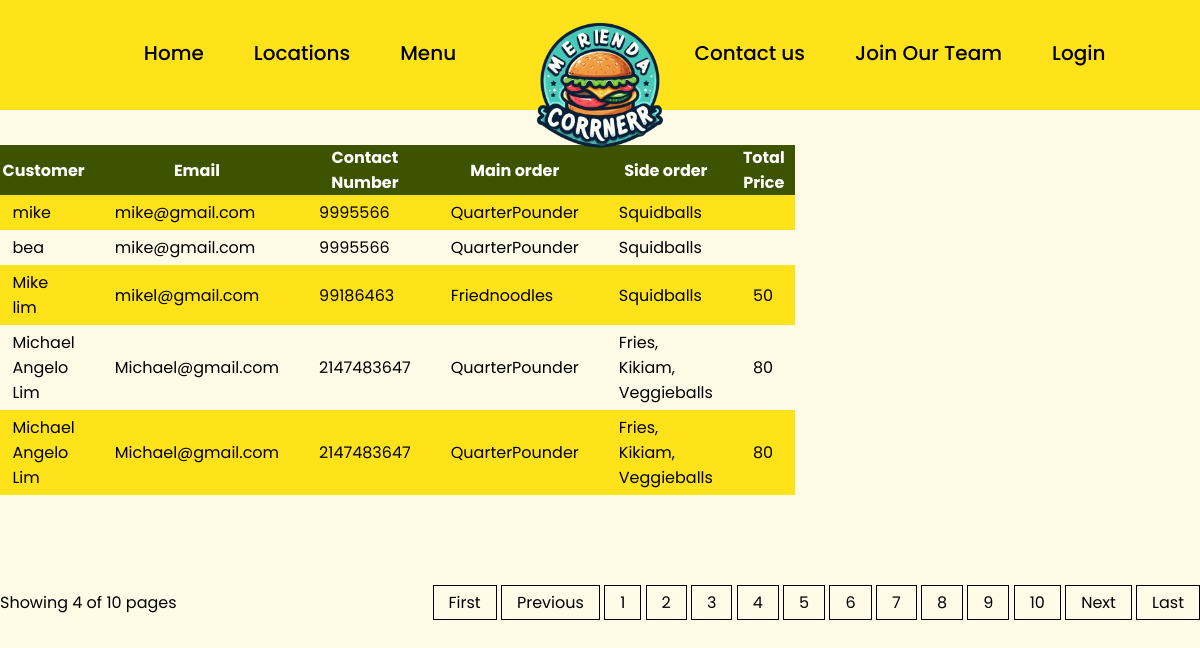
Screenshot of /adminpage/orderData.php?page-nr=4 with the database file from the repository.
### tables this page shows
CREATE TABLE `orders` (
  `order_id` int(11) NOT NULL,
  `cx_name` varchar(255) DEFAULT NULL,
  `cx_email` varchar(255) DEFAULT NULL,
  `contact_number` int(11) DEFAULT NULL,
  `main_menu` varchar(255) DEFAULT NULL,
  `side_menu` varchar(255) DEFAULT NULL,
  `total_price` int(11) DEFAULT NULL
);

### backEnd/showOrders.php (the view, shortened to what this page needs)
<?php
include "../database/database.php";
try {
    $conn = new PDO("mysql:host=$db_host;dbname=$db_name", $db_username, $db_password);
    $conn -> setAttribute(PDO::ATTR_ERRMODE, PDO::ERRMODE_EXCEPTION);
    $startPage = 0;
    $rowsPerPage = 5;
    if(isset($_GET['page-nr'])){
        $page = $_GET['page-nr'] - 1;
        $startPage = $page * $rowsPerPage;
    }
    $statement = $conn->prepare("SELECT * FROM orders LIMIT $startPage, $rowsPerPage");
    $statement -> execute();
    $results = $statement->fetchAll();
    foreach($results as $result){
        echo "<tr>";
        echo "<td>" . $result['cx_name'] . "</td>";
        echo "<td>" . $result['cx_email'] . "</td>";
        echo "<td>" . $result['contact_number'] . "</td>";
        echo "<td>" . $result['main_menu'] . "</td>";
        echo "<td>" . $result['side_menu'] . "</td>";
        echo "<td>" . $result['total_price'] . "</td>";
        echo "</tr>";
    }
    }catch (PDOException $e) {
    echo "Error: " . $e->getMessage();
}
?>

### css/adminstyling.css (style rules this page uses)
:root { --main-color: rgba(38, 38, 38, 1); --highlight-color1: rgba(0, 0, 0, 1); --highlight-color2: rgba(255, 195, 0, 1); --highlight-color3: rgba(121, 163, 61); --highlight-color4: rgb(218, 72, 92); --fonts-style1: 'Poppins'; }
td { padding: 5px 20px; }
tr:nth-child(even) { background: #FFE31A; color: black; }

### css/style.css (style rules this page uses)
:root { --main-color: rgba(38, 38, 38, 1); --highlight-color1: rgba(0, 0, 0, 1); --highlight-color2: rgba(255, 195, 0, 1); --highlight-color3: rgba(121, 163, 61); --highlight-color4: rgb(218, 72, 92); --fonts-style1: 'Poppins', sans-serif; --font-style-cursive: "Imperial Script", cursive; }
* { padding: 0; margin: 0; scroll-behavior: smooth; box-sizing: border-box; font-family: var(--fonts-style1); }
body { background-color: #FFFBE6; }

### rows the page displays
orders: cx_name "mike", cx_email "mike@gmail.com", contact_number "9995566", main_menu "QuarterPounder", side_menu "Squidballs"
orders: cx_name "bea", cx_email "mike@gmail.com", contact_number "9995566", main_menu "QuarterPounder", side_menu "Squidballs"
orders: cx_name "Mike lim", cx_email "mikel@gmail.com", contact_number "99186463", main_menu "Friednoodles", side_menu "Squidballs", total_price "50"
orders: cx_name "Michael Angelo Lim", cx_email "Michael@gmail.com", contact_number "2147483647", main_menu "QuarterPounder", side_menu "Fries, Kikiam, Veggieballs", total_price "80"
orders: cx_name "Michael Angelo Lim", cx_email "Michael@gmail.com", contact_number "2147483647", main_menu "QuarterPounder", side_menu "Fries, Kikiam, Veggieballs", total_price "80"

### other values shown
$page "4"
$pages "10"
